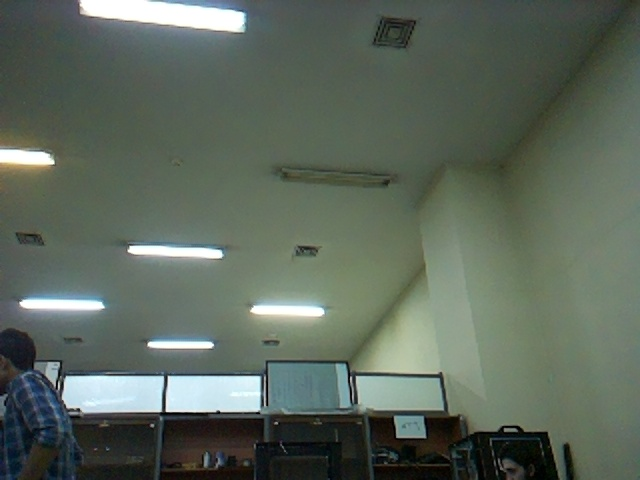
#> input picture captured_image_20250205_154024.jpg, 640 x 480 px, found by its file name
$ jupyter execute Feature_detection.ipynb
#> lines starting #> are read from the running program, lines starting #| are printed output that depends on the picture; after the words box and inside, x2 and y2 are one past the last pixel; in counts of white or black regions, pixels touching at a corner belong together
[cell 1]
import cv2
import numpy as np
from google.colab.patches import cv2_imshow
from google.colab import files

uploaded = files.upload()
#> the answer given: captured_image_20250205_154024.jpg
color_threshold = 75   # حد حساسیت تفاوت رنگی پیکسل
canny_threshold1 = 50  # حد پایین الگوریتم کنی
canny_threshold2 = 150  # حد بالای الگوریتم کنی


for filename in uploaded.keys():
    image_path = filename
    image = cv2.imread(image_path)
#> image is the input picture: shape (480, 640, 3); mean B, G, R 92.2, 103.8, 92.8
    hsv_image = cv2.cvtColor(image, cv2.COLOR_BGR2HSV)
#> hsv_image: shape (480, 640, 3); mean H, S, V 59.4, 46.5, 105
    # الگوریتم پیدا کردن با پیکسل خیلی متفاوت از پیکسل غالب
    pixels = hsv_image.reshape(-1, 3)
    dominant_color = np.mean(pixels, axis=0)
#> dominant_color = [59.44, 46.55, 105]
    diff = np.linalg.norm(pixels - dominant_color, axis=1)
    mask = diff > color_threshold
    mask_image = mask.reshape(hsv_image.shape[:2]).astype(np.uint8)
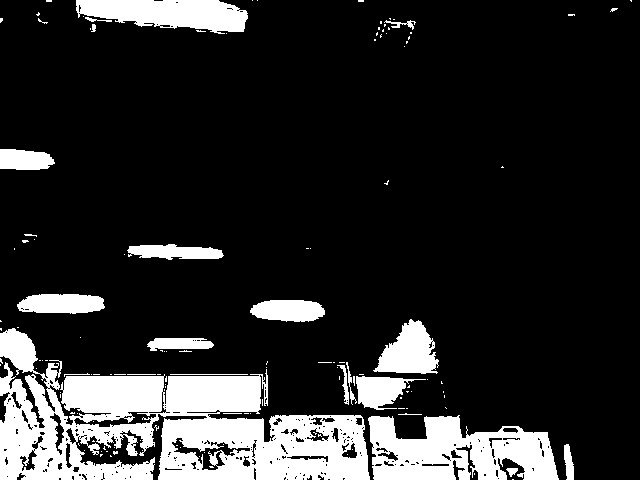
#> mask_image: shape (480, 640); values 0 (black) and 1 (white), 16.8% white; 136 white regions (114 under 20 px), largest, box (x1, y1, x2, y2) and area: (0, 328, 370, 480) 28667, (368, 415, 559, 480) 8357, (76, 0, 248, 34) 4069
   # الگوریتم کنی
    edges = cv2.Canny(image, threshold1=canny_threshold1, threshold2=canny_threshold2)
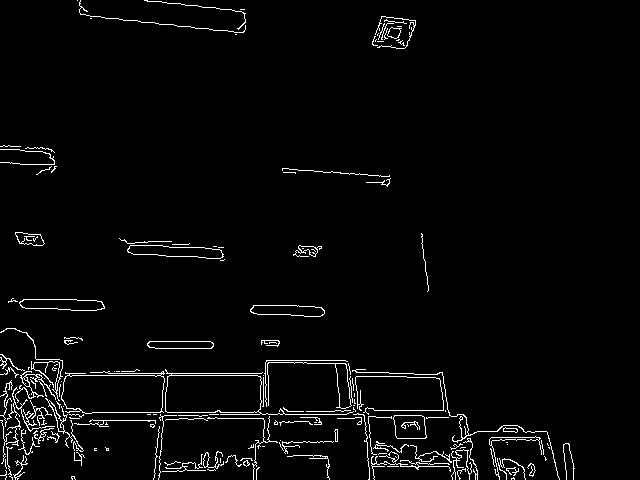
#> edges: shape (480, 640); 2.9% white in thin lines or dots, all inside (x1, y1, x2, y2) = (0, 0, 575, 480)


    #  برای کاهش نویز اشتراک جواب ها را به عنوان جواب نهایی انتخاب میکنیم
    defects_mask = cv2.bitwise_and(mask_image, edges)
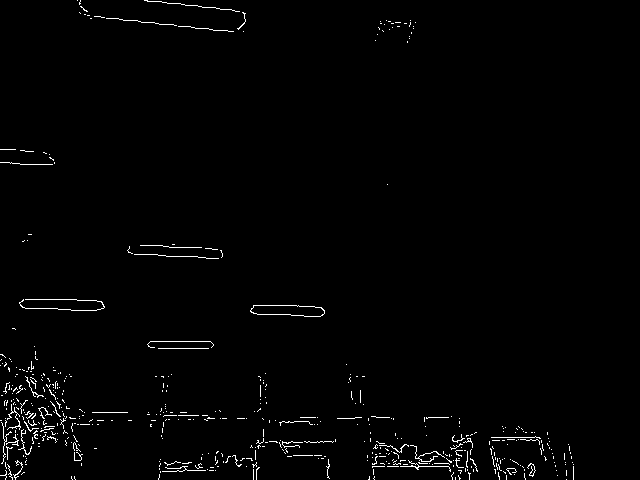
#> defects_mask: shape (480, 640); values 0 (black) and 1 (white), 1.3% white in thin lines or dots, all inside (x1, y1, x2, y2) = (0, 0, 574, 480)
    result = image.copy()
    result[defects_mask > 0] = [0, 255, 255]
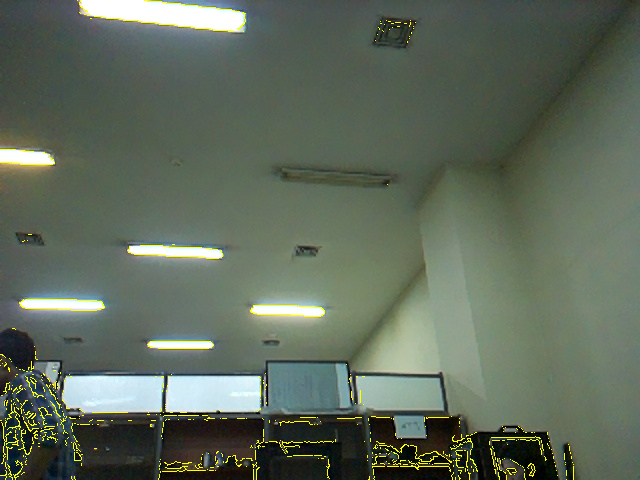
#> result: shape (480, 640, 3); 1.34% of pixels changed, all inside (x1, y1, x2, y2) = (0, 0, 574, 480)
    cv2_imshow(image)
    cv2_imshow(result)

$ run again, on captured_image_20250205_161849.jpg
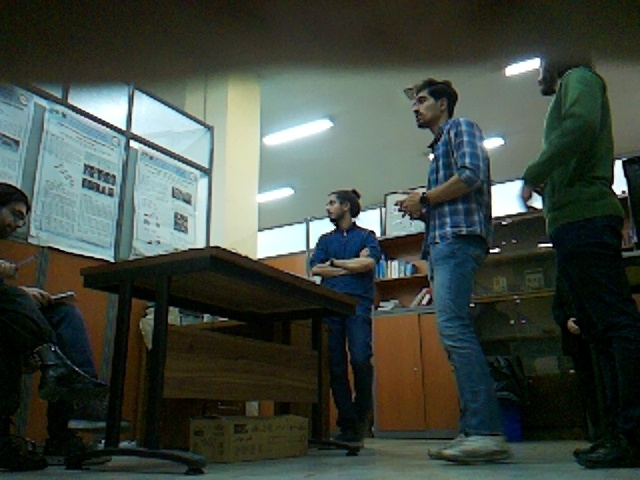
#> input picture captured_image_20250205_161849.jpg, 640 x 480 px, found by its file name
#> image is the input picture: shape (480, 640, 3); mean B, G, R 64.2, 72.6, 63.9
#> hsv_image: shape (480, 640, 3); mean H, S, V 57.7, 113.8, 77
#> dominant_color = [57.69, 113.8, 76.96]
#> `mask_image = mask.reshape(hsv_image.shape[:2]).astype(np.uint8)`:
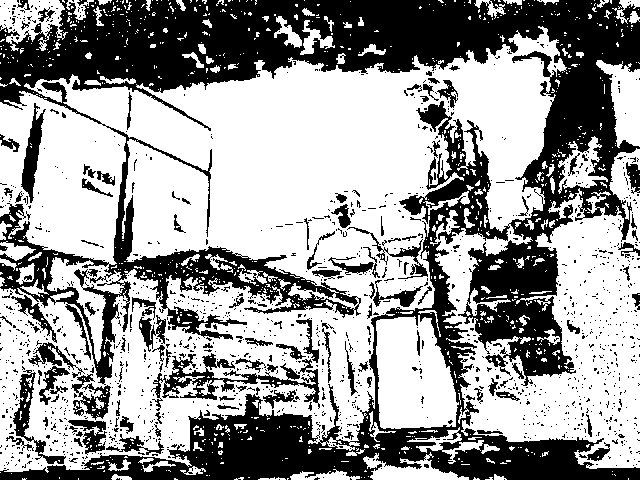
#> mask_image: shape (480, 640); values 0 (black) and 1 (white), 60.4% white; 1362 black regions (1243 under 20 px), largest, box (x1, y1, x2, y2) and area: (0, 0, 640, 480) 101229, (151, 353, 320, 411) 2435, (21, 103, 46, 203) 985
#> edges: shape (480, 640); 7.7% white in thin lines or dots, all inside (x1, y1, x2, y2) = (0, 50, 640, 476)
#> defects_mask: shape (480, 640); values 0 (black) and 1 (white), 4.3% white in thin lines or dots, all inside (x1, y1, x2, y2) = (0, 52, 640, 474)
#> `result[defects_mask > 0] = [0, 255, 255]`:
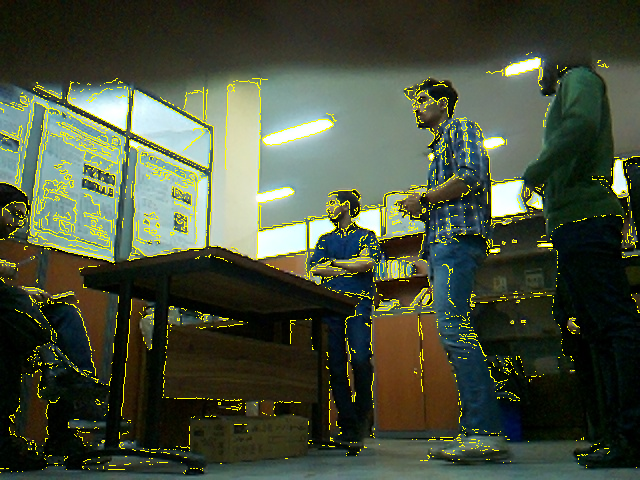
#> result: shape (480, 640, 3); 4.33% of pixels changed, all inside (x1, y1, x2, y2) = (0, 52, 640, 474)
